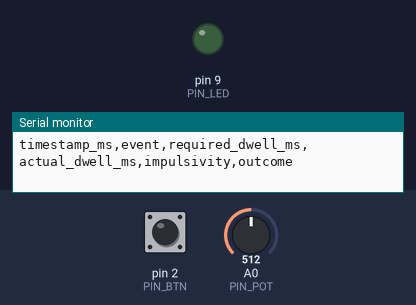
Recording of a program running on a simulated Arduino Uno, built with avr-gcc and run on an emulated ATmega328P. Parts: output pins drawn as LEDs (lit = HIGH), the last lines printed to the serial monitor. Inputs (shaded band) come from the test bench; at power-on: pin 2 (PIN_BTN) HIGH, A0 (PIN_POT) = 512.

Above: at 1.2 s.
1.3 s: pin 2 (PIN_BTN) pulled LOW for 1 s
At 1.89 s:
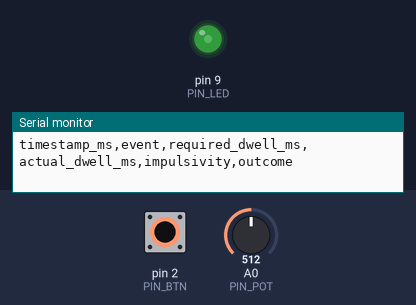
3.8 s: pin 2 (PIN_BTN) pulled LOW for 3.2 s
At 5.32 s:
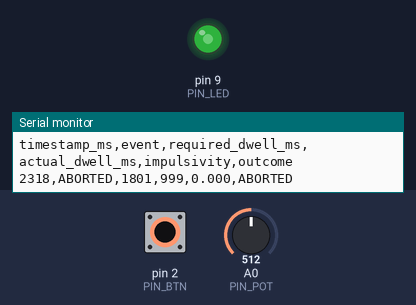
At 7.5 s:
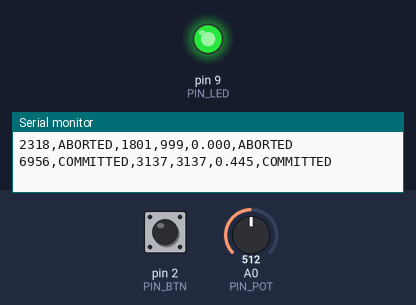
Timing chart, 0 to 9.2 s (numbered marks = the images above; inputs shaded):
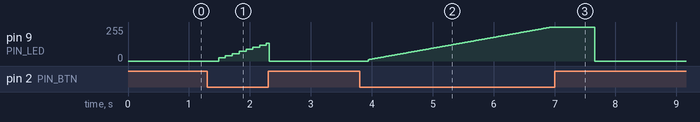

Measured:
- after the input at 1.3 s, pin 9 (PIN_LED): rises from 0/255 to 135/255 in 0.78 s, then falls to 0/255 in 0.05 s
- after the input at 3.8 s, pin 9 (PIN_LED): rises from 0/255 to 255/255 in 3.0 s, then falls to 0/255 in 0.71 s

The program:

main.cpp
```cpp
// friction-commit-device — Arduino Uno I/O 어댑터 (Phase 3, 단일 LED)
//
// 코어(lib/core)는 그대로. 핀 입력을 코어에 주입하고, 결과를 LED/Serial 로 내보내는
// 얇은 어댑터. millis()/digitalRead()/analogRead()/Serial 호출은 이 파일에만.
//
// 출력 매핑 (CLAUDE.md):
//   DWELLING  = progress(0..1)에 비례한 LED 밝기 (점진 점등)
//   COMMITTED = 완전 점등 (+ kCommitFlashMs 유지해 눈에 보이게)
//   그 외      = 소등
//
// 회로 (Wokwi Uno):
//   D2  버튼        — INPUT_PULLUP, 눌림 = LOW
//   D9  LED(PWM)    — 220Ω 저항 경유
//   A0  포텐셔미터   — stake 0..1
//   Serial 115200   — LogRow CSV
//
// (NeoPixel 16-링 버전은 실물 보드 단계에서 도입 예정 — Wokwi 부품 미지원으로 단일 LED 유지)

#include <Arduino.h>
#include "input_debounce.h"
#include "friction_policy.h"
#include "state_machine.h"
#include "logger.h"

using namespace fcd;

static const uint8_t  PIN_BTN = 2;
static const uint8_t  PIN_LED = 9;   // PWM
static const uint8_t  PIN_POT = A0;
static const uint32_t kCommitFlashMs = 700;

static Debouncer button(20, false);
static StateMachine sm;
static uint32_t commit_flash_until = 0;
static char csv[96];

void setup() {
  pinMode(PIN_BTN, INPUT_PULLUP);
  pinMode(PIN_LED, OUTPUT);
  Serial.begin(115200);
  if (csvHeader(csv, sizeof(csv)) > 0) Serial.println(csv);
}

void loop() {
  const uint32_t now = millis();

  const bool raw = (digitalRead(PIN_BTN) == LOW);
  const bool pressed = button.update(raw, now);
  const float stake = (float)analogRead(PIN_POT) / 1023.0f;

  const StepResult r = sm.step(pressed, stake, now);

  uint8_t level;
  if (now < commit_flash_until) {
    level = 255;
  } else if (r.state == State::COMMITTED) {
    level = 255;
    commit_flash_until = now + kCommitFlashMs;
  } else if (r.state == State::DWELLING) {
    level = (uint8_t)(r.progress * 255.0f + 0.5f);
  } else {
    level = 0;
  }
  analogWrite(PIN_LED, level);

  if (r.outcome != Outcome::NONE) {
    LogRow row{now, stateName(r.state), r.required_dwell_ms, r.actual_dwell_ms,
               sm.impulsivity(), outcomeName(r.outcome)};
    if (formatCsv(csv, sizeof(csv), row) > 0) Serial.println(csv);
  }
}
```
